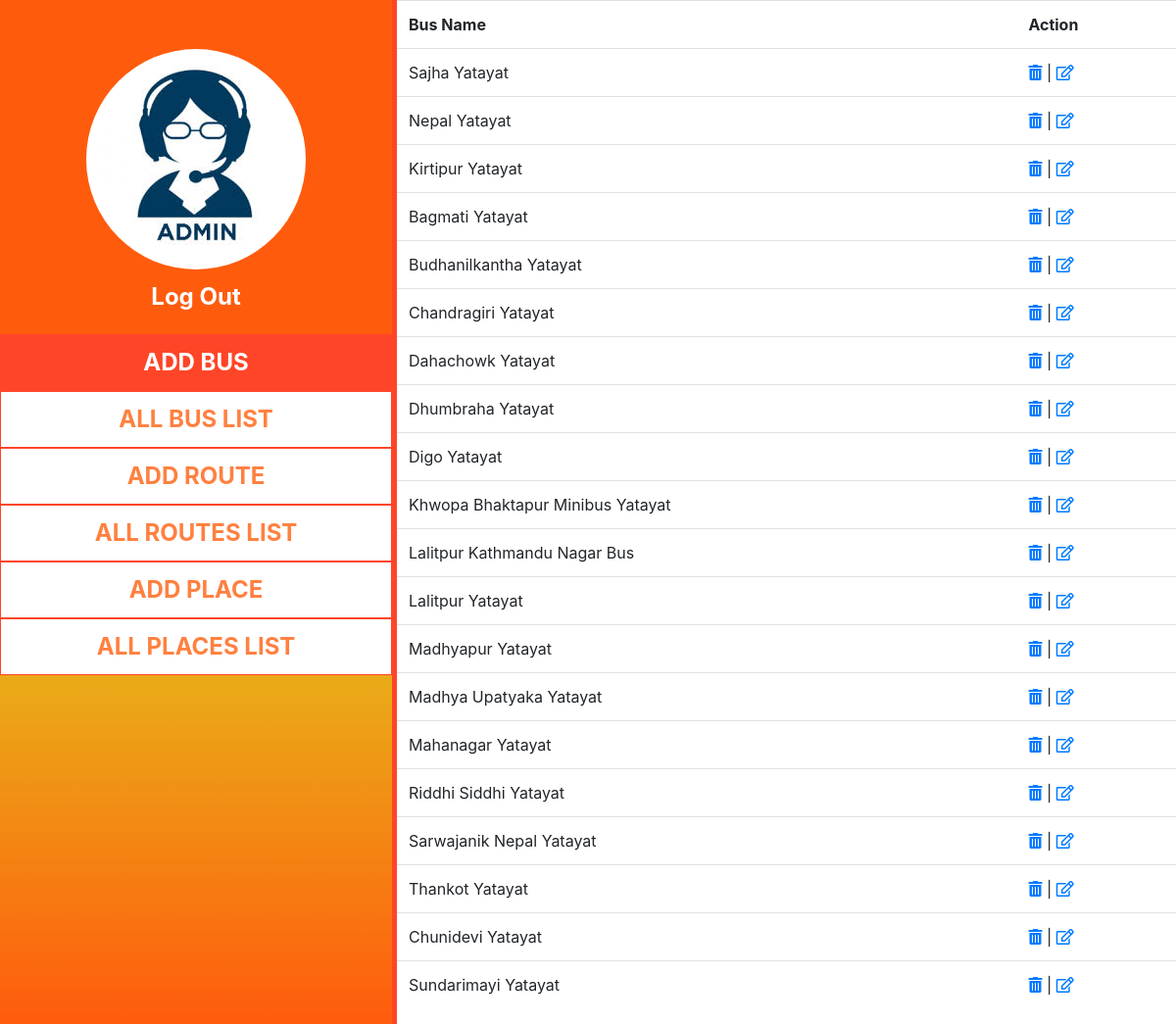
The app's page /admin/pages/all_bus_list.php with its own data.
### tables this page shows
CREATE TABLE `bus` (
  `bus_id` int(2) NOT NULL,
  `bus_name` varchar(35) DEFAULT NULL
);

### admin/pages/all_bus_list.php (the view, shortened to what this page needs)
<!DOCTYPE html>
<html>
<head>
    <?php
    include($_SERVER['DOCUMENT_ROOT'] . "/buss/admin/includes/admin_header.php");
    ?>
</head>
<body>
    <?php
    include($_SERVER['DOCUMENT_ROOT'] . '/buss/admin/includes/admin_navigation.php');
    ?>
    <div class="col-sm-12 col-md-8 working" style="overflow:scroll ;">
        <table class="table">
            <th>Bus Name</th>
            <th>Action</th>
            <?php
            include($_SERVER['DOCUMENT_ROOT'] . '/buss/admin/includes/connection1.php');
            $q = "SELECT * FROM `bus`";
            $all = mysqli_query($con, $q);
            while ($row = mysqli_fetch_assoc($all)) {
            ?>
                <tr>
                    <td><?php echo $row['bus_name']; ?></td>
                    <td><a href="del.php?id=<?php echo $row['bus_id']; ?>" onclick="return confirm('Are you sure you want to delete this item?');"> <i class="fas fa-trash-alt"></i> </a>|<a href="edit.php?id=<?php echo $row['bus_id']; ?>"> <i class="far fa-edit"></i> </a></td>
                </tr>
            <?php } ?>
        </table>
    </div>
</body>
</html>

### admin/includes/admin_header.php (shortened to what this page needs)
<link rel="stylesheet" type="text/css" href="../css/admin_style.css"/>
<link rel="stylesheet" href="https://maxcdn.bootstrapcdn.com/bootstrap/4.3.1/css/bootstrap.min.css"/>
<link rel="stylesheet" href="https://cdnjs.cloudflare.com/ajax/libs/font-awesome/4.7.0/css/font-awesome.min.css"/>
<link rel='stylesheet' href='https://use.fontawesome.com/releases/v5.7.0/css/all.css'/>

### admin/includes/admin_navigation.php
<div class="col-sm-12 col-md-4 top-ban">
    <div class="title-bar">
       <img src="../images/admin.jpg" class="rounded-circle" alt="adminLogo" id="adminLogo"/>
       <div class="logout">
            <a href="../admin_logout.php"> Log Out </a>
       </div>
    </div>
  <div class="sidebar">
  	<ul>
  		<a href="../pages/add_bus.php"><li class="active"> Add Bus </li></a>
      <a href="../pages/all_bus_list.php"><li> All Bus list </li></a>
  		<a href="../pages/add_route.php"><li> Add route </li></a>
      <a href="../pages/all_routes_list.php"><li> All Routes list </li></a>
  		<a href="../pages/add_place.php"><li> Add Place </li></a>
      <a href="../pages/all_places_list.php"><li> All Places list </li></a>
    </ul>
  </div>
</div>

### admin/css/admin_style.css (style rules this page uses)
.top-ban { background-image: linear-gradient(#FF5B0D,#FF5B0D,#eaaa18,#FF5B0D); padding:0 !important; height:100vh; float:left; z-index:1; }
.title-bar { background: transparent; text-align:center; padding-top:50px; padding-bottom: 30px; }
.title-bar a { text-decoration:none; color: white; font-weight: bold; position: relative; top:10px; font-size: 1.5em; }
.sidebar ul { padding:0; margin:0; background: white; }
.sidebar ul li { text-align:center; padding:10px 0 10px 0; border: 1px solid #ff4528; cursor: pointer; }
.sidebar ul a { text-decoration: none; color: #FF8040; text-transform: uppercase; font-weight: bold; font-size: 1.5em; }
.sidebar ul li.active { background: #ff4528; color: white; }
.working { border-left: 5px solid #ff4528; float:left; padding:0 !important; width: 100%; height: 100vh; }

### records on screen
bus: bus_name "Sajha Yatayat"
bus: bus_name "Nepal Yatayat"
bus: bus_name "Kirtipur Yatayat"
bus: bus_name "Bagmati Yatayat"
bus: bus_name "Budhanilkantha Yatayat"
bus: bus_name "Chandragiri Yatayat"
bus: bus_name "Dahachowk Yatayat"
bus: bus_name "Dhumbraha Yatayat"
bus: bus_name "Digo Yatayat"
bus: bus_name "Khwopa Bhaktapur Minibus Yatayat"
bus: bus_name "Lalitpur Kathmandu Nagar Bus"
bus: bus_name "Lalitpur Yatayat"
bus: bus_name "Madhyapur Yatayat"
bus: bus_name "Madhya Upatyaka Yatayat"
bus: bus_name "Mahanagar Yatayat"
bus: bus_name "Riddhi Siddhi Yatayat"
bus: bus_name "Sarwajanik Nepal Yatayat"
bus: bus_name "Thankot Yatayat"
bus: bus_name "Chunidevi Yatayat"
bus: bus_name "Sundarimayi Yatayat"
